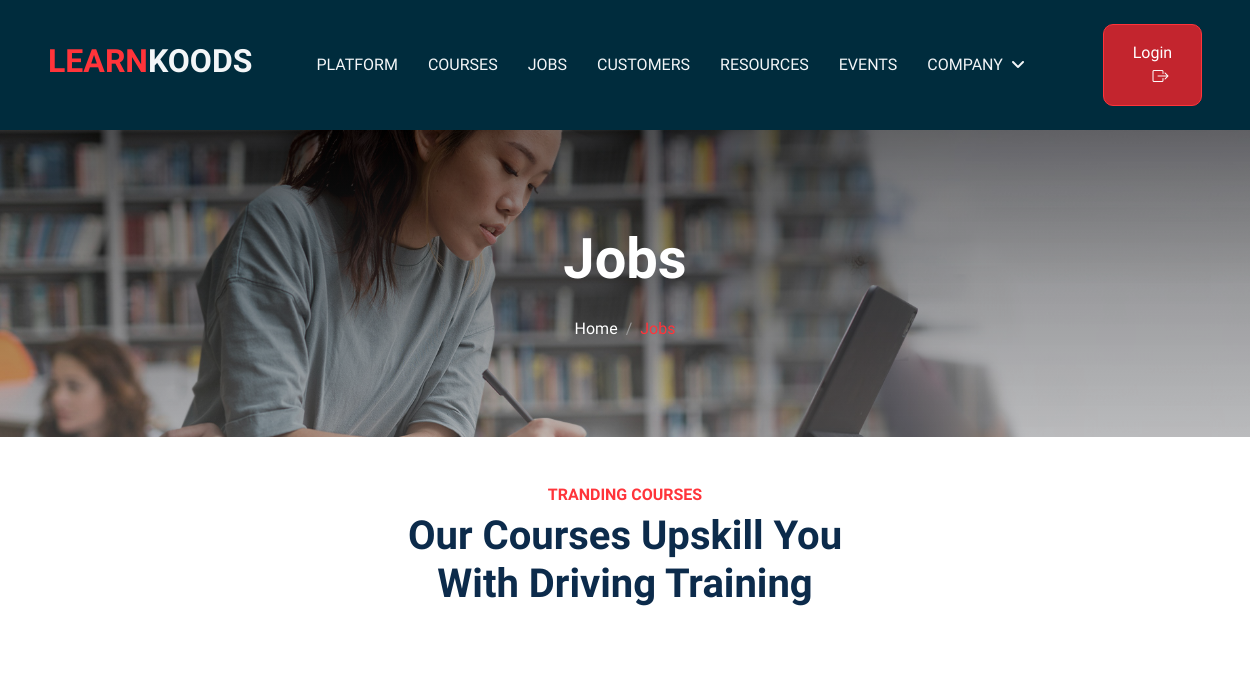
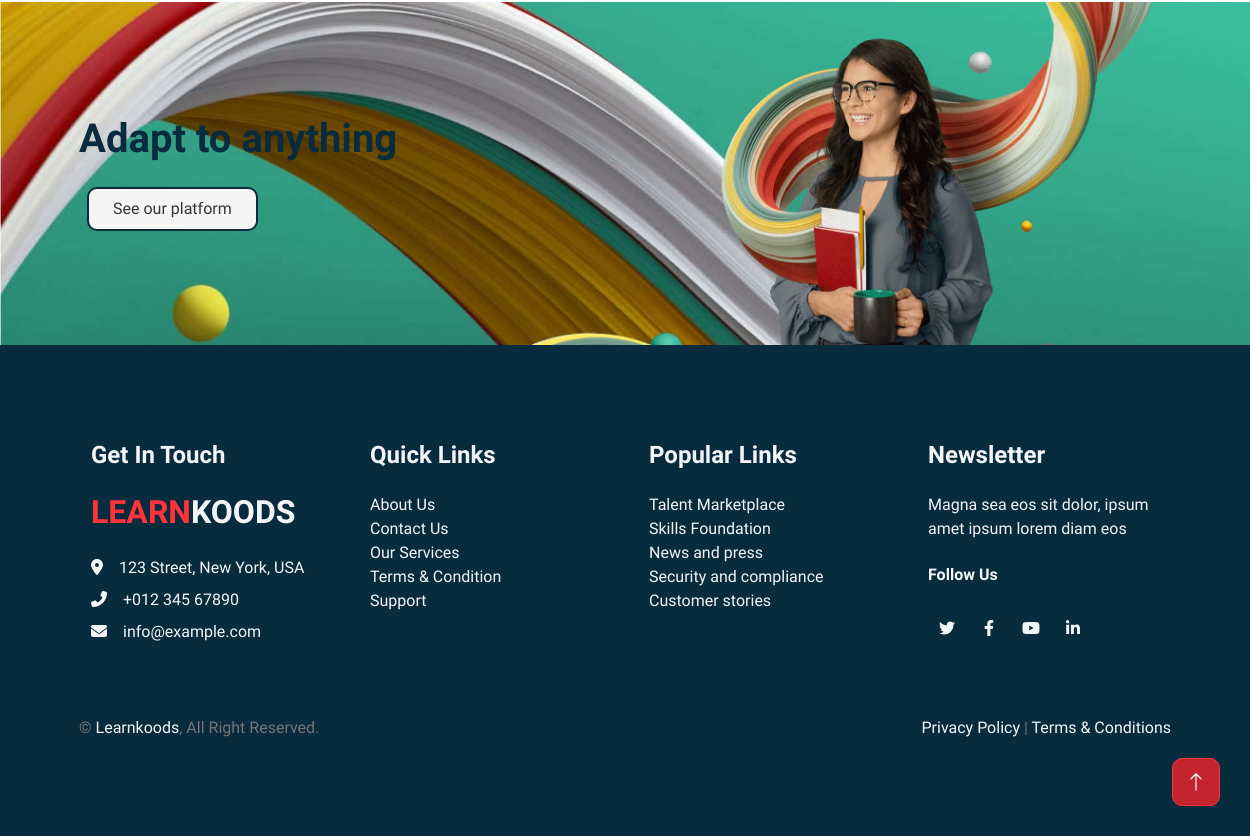
The app's page /jobs/, older data (2 pictures, top to bottom).
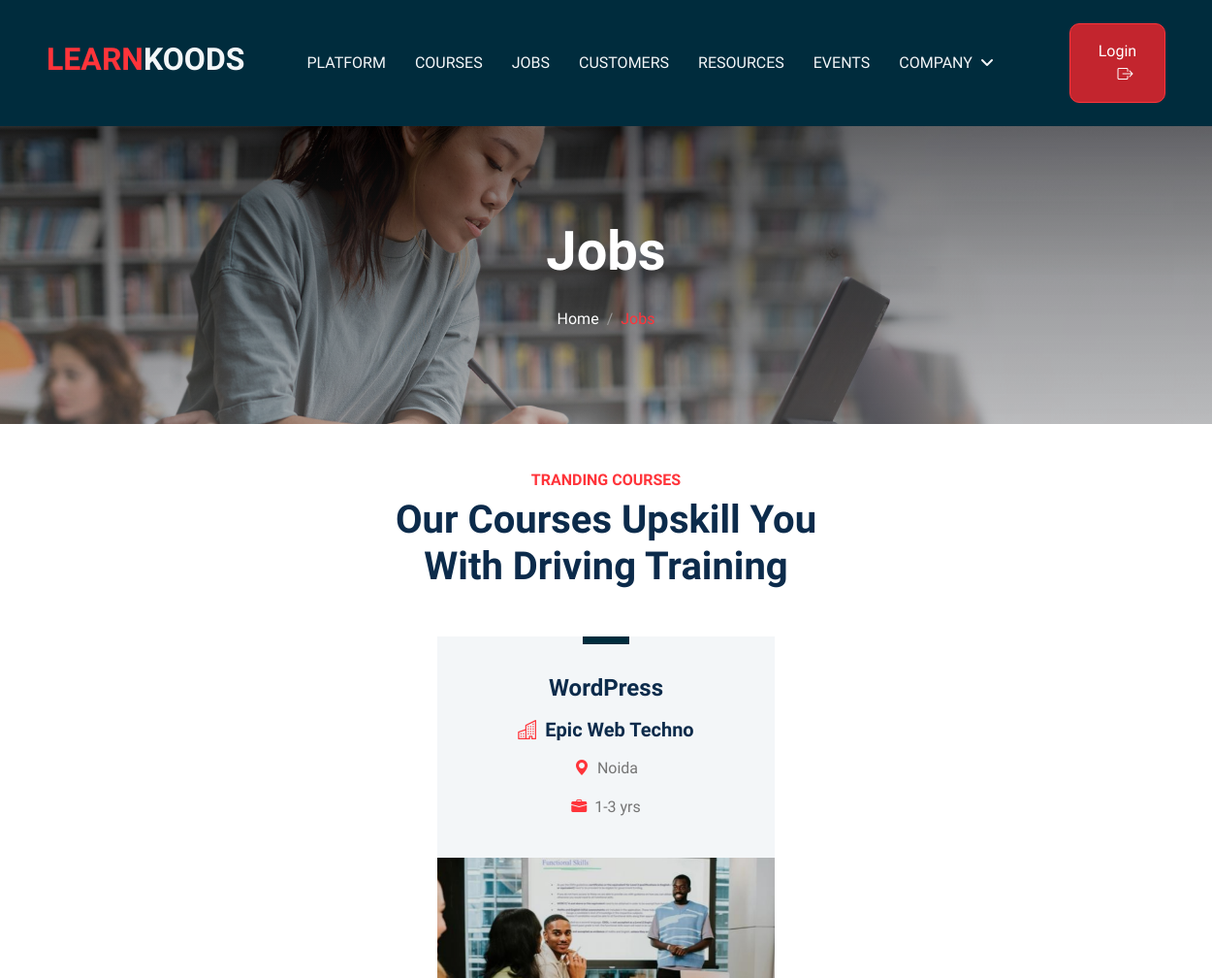
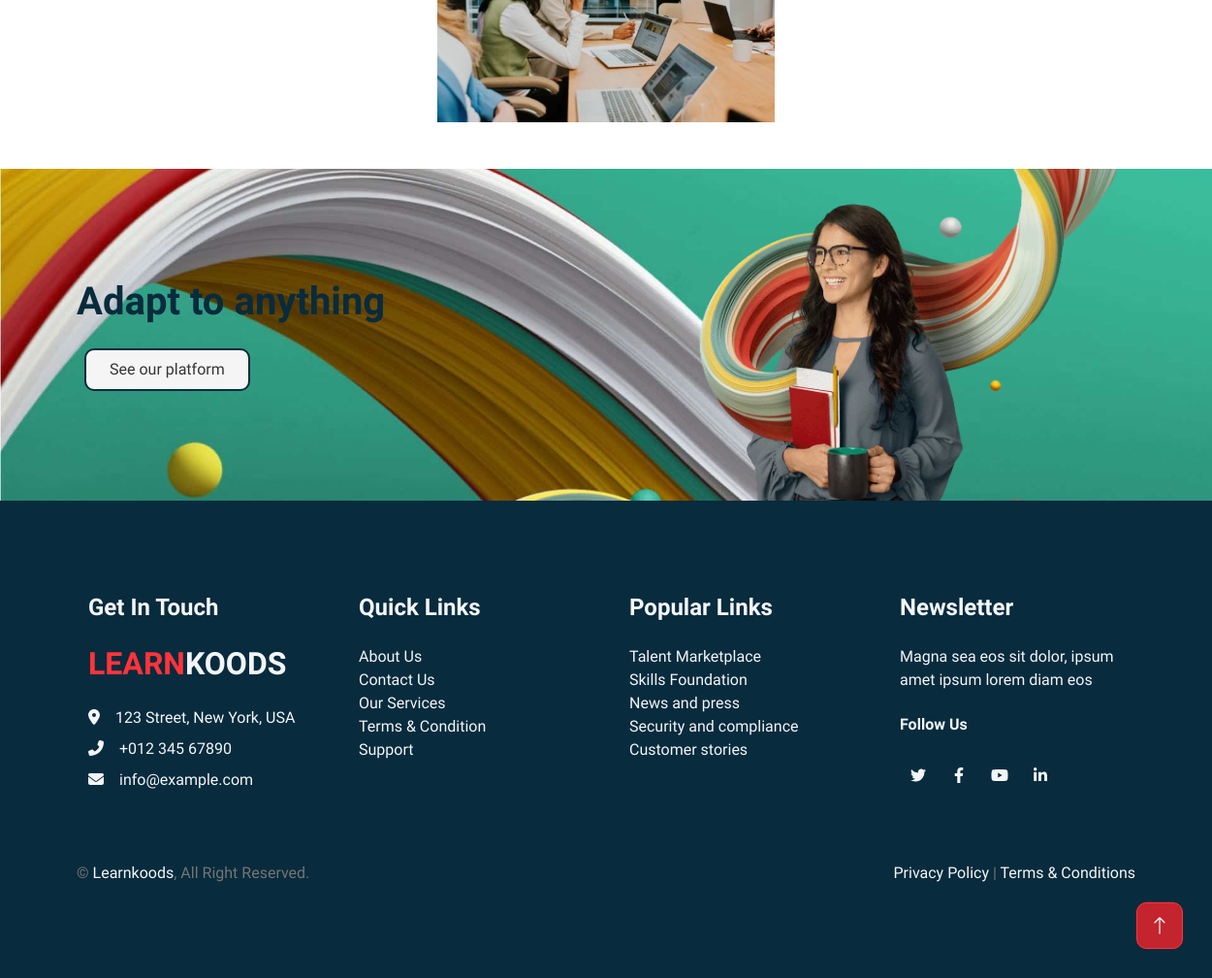
The same page, newer data (2 pictures, top to bottom).
### jobs/models.py (models this page shows, shortened)
class Job(models.Model):
    job_id = models.AutoField(primary_key=True)
    user = models.ForeignKey(User, on_delete=models.CASCADE,null=True,blank=True,default=None)
    category = models.ForeignKey(Category,on_delete=models.CASCADE,null = True)
    job_title = models.CharField(max_length=100)
    job_type = models.CharField(choices=JOB_TYPE,default=None, null = True,max_length=50)
    exp_required = models.CharField(max_length=100)
    skills_req =  models.ManyToManyField(skil)
    job_des = HTMLField(blank=True, null=True)
    salary = models.CharField(max_length=20)
    min_salary = models.DecimalField(
        max_digits=10,
        decimal_places=2,
        null=True,
        blank=True,
        verbose_name="Minimum Salary",
        help_text="Enter the minimum salary for this job (e.g., 50000.00)",
    )
    max_salary = models.DecimalField(
        max_digits=10,
        decimal_places=2,
        null=True,
        blank=True,
        verbose_name="Maximum Salary",
        help_text="Enter the maximum salary for this job (e.g., 80000.00)",
    )
    company = models.CharField(max_length=100,null=False,default=None)
    location = models.CharField(max_length=250)
    company_desc = HTMLField(blank=True, null=True)
    url = models.URLField(max_length=200)
    last_update = models.DateField()
    timestamp = models.DateTimeField(auto_now=True)
    job_image = models.ImageField(upload_to='job/', default = "job/jobs-1.jpg")
    job_slug = AutoSlugField(populate_from = 'get_full_slug',unique=True,null=True,default=None)
    is_published = models.BooleanField(default=False)
    is_closed = models.BooleanField(default=False)
    def get_full_slug(self):
        return f"{self.job_title} at {self.company}"

### koods/views.py (the view, shortened to what this page needs)
# urls.py: path('jobs/', views.Jobs),
def Jobs(request):
    jobData = Job.objects.all().order_by("-timestamp")
    data={
        'title':'Jobs',
        'jobData':jobData
    }
    return render(request,"jobs.html",data)

### templates/jobs.html (shortened to what this page needs)
{% extends 'base.html' %}
{% block content %}
  <section>
    <div class="container-fluid page-header py-6 mt-6 mt-0 wow fadeIn" data-wow-delay="0.1s">
      <div class="container text-center">
        <h1 class="display-4 text-white animated slideInDown mb-4">Jobs</h1>
        <nav aria-label="breadcrumb animated slideInDown">
          <ol class="breadcrumb justify-content-center mb-0">
            <li class="breadcrumb-item">
              <a class="text-white" href="/">Home</a>
            </li>
            <li class="breadcrumb-item text-primary active" aria-current="page">Jobs</li>
          </ol>
        </nav>
      </div>
    </div>
    <div class="container-xxl">
      <div class="container my-5">
        <div class="text-center mx-auto mb-5 wow fadeInUp" data-wow-delay="0.1s" style="max-width: 500px;">
          <h6 class="text-primary text-uppercase mb-2">Tranding Courses</h6>
          <h1 class="display-6 mb-4">Our Courses Upskill You With Driving Training</h1>
        </div>
        <div class="row g-4 justify-content-center">
          {% for n in jobData %}
            <div class="col-lg-4 col-md-6 wow fadeInUp" data-wow-delay="0.1s">
              <div class="courses-item d-flex flex-column bg-light overflow-hidden h-100">
                <div class="text-center p-4 pt-0">
                  <div class="d-inline-block bg-primary text-white fs-5 py-1 px-4 mb-4">
                  </div>
                  <h4 class="mb-3">{{ n.job_title }}</h4>
                  <h5 class="mb-3"><i class="bi bi-building text-primary me-2"></i>{{ n.company }}</h5>
                  <p class="mb-3">
                    <i class="bi bi-geo-alt-fill text-primary me-2"></i>{{ n.location }}
                  </p>
                  <p class="mb-3">
                    <i class="bi bi-briefcase-fill text-primary me-2"></i>{{ n.exp_required }}
                  </p>
                </div>
                <div class="position-relative mt-auto">
                  {% if n.job_image != null %}
                    <img class="img-fluid-new" src="/media/{{ n.job_image }}" alt="" />
                  {% endif %}
                </div>
              </div>
            </div>
          {% endfor %}
        </div>
      </div>
    </div>
  </section>
{% endblock %}

Row changes from the older to the newer data that the page shows:
added Job: job_title "WordPress", company "Epic Web Techno", location "Noida", exp_required "1-3 yrs", job_image (picture)
